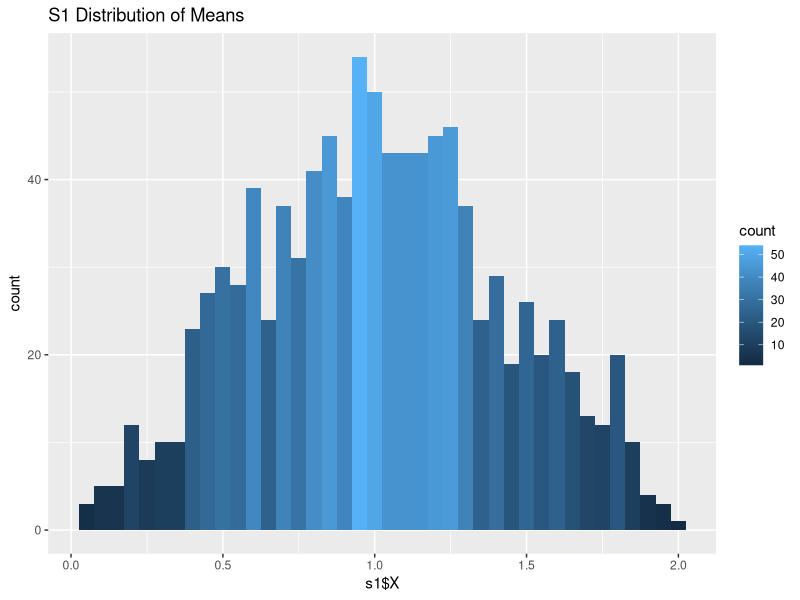
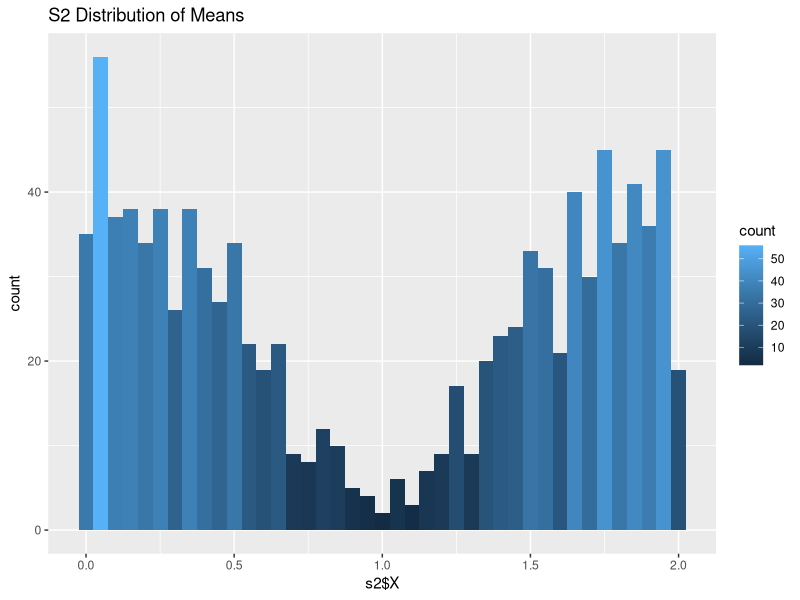
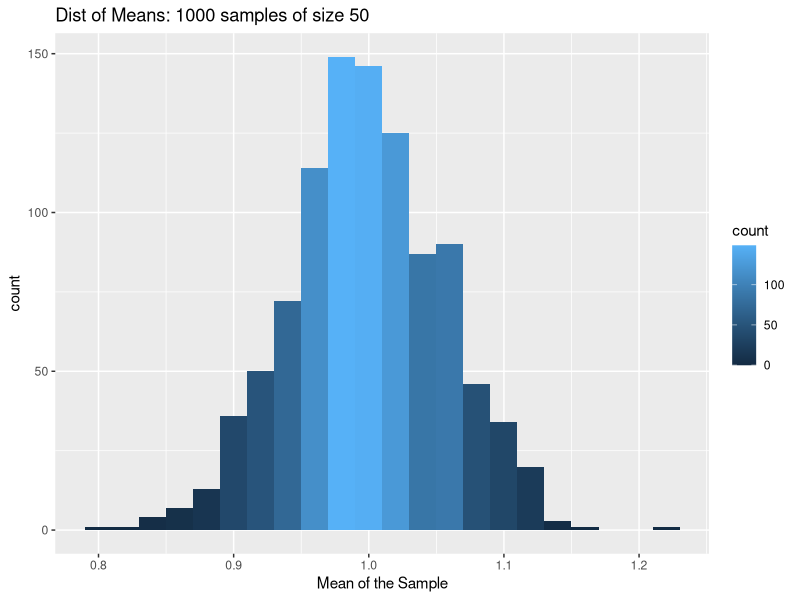
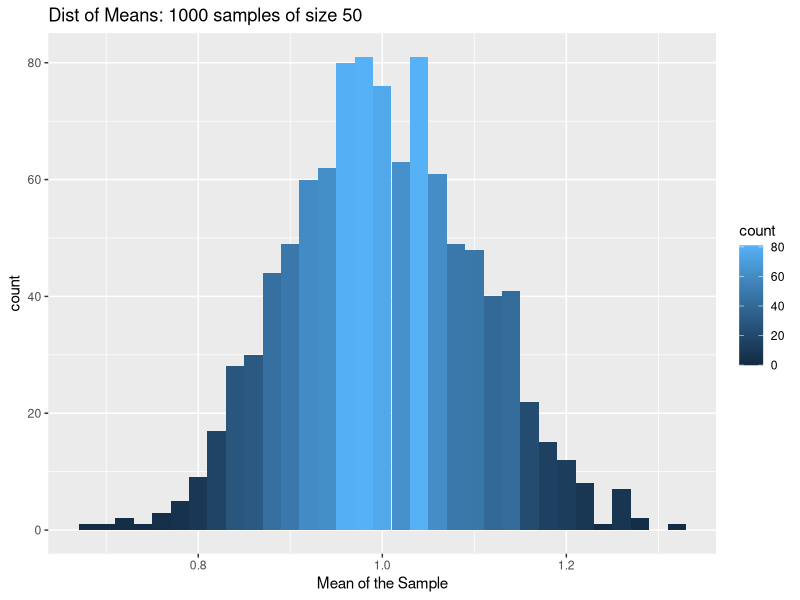
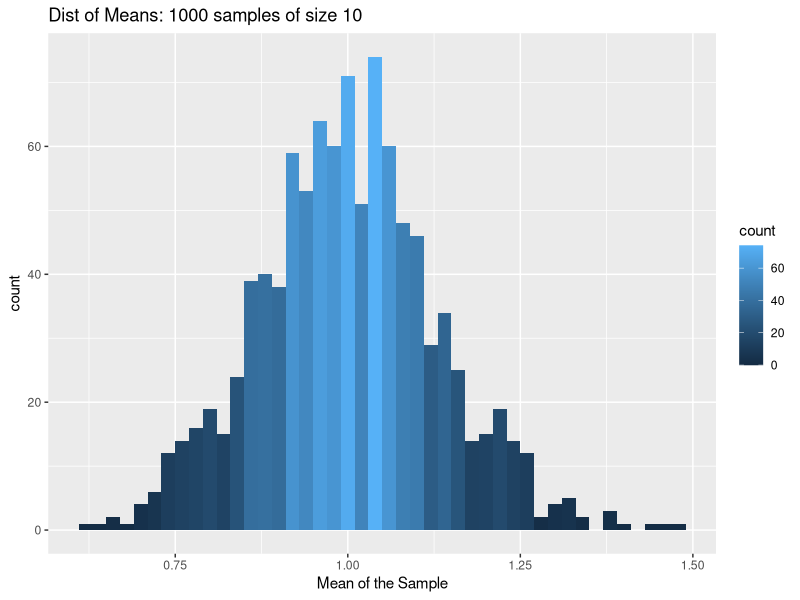
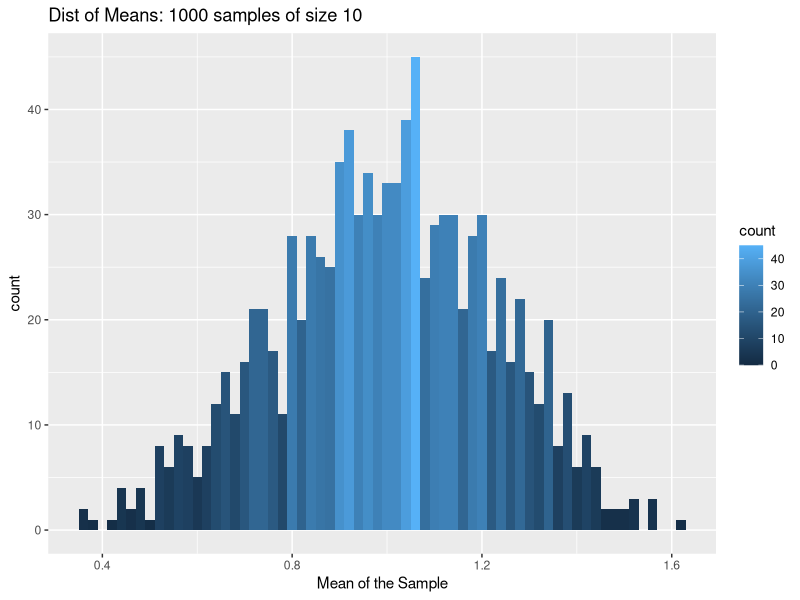
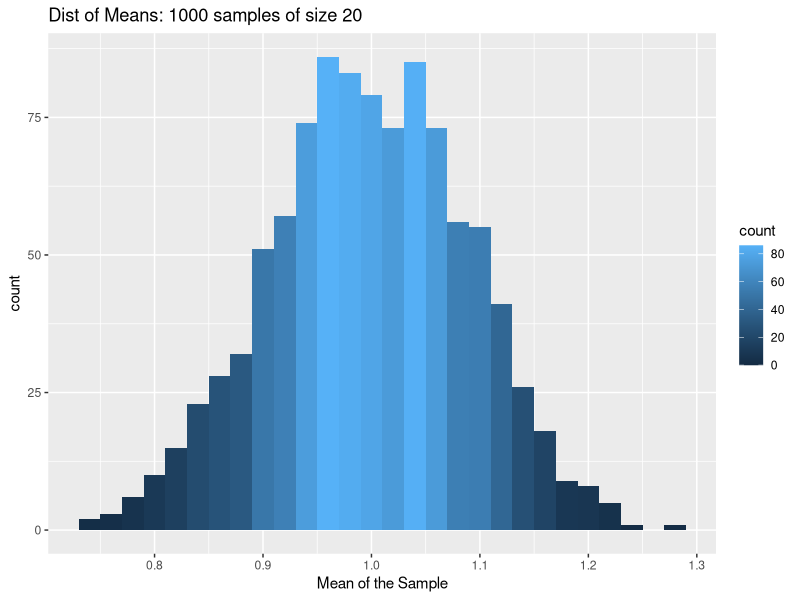
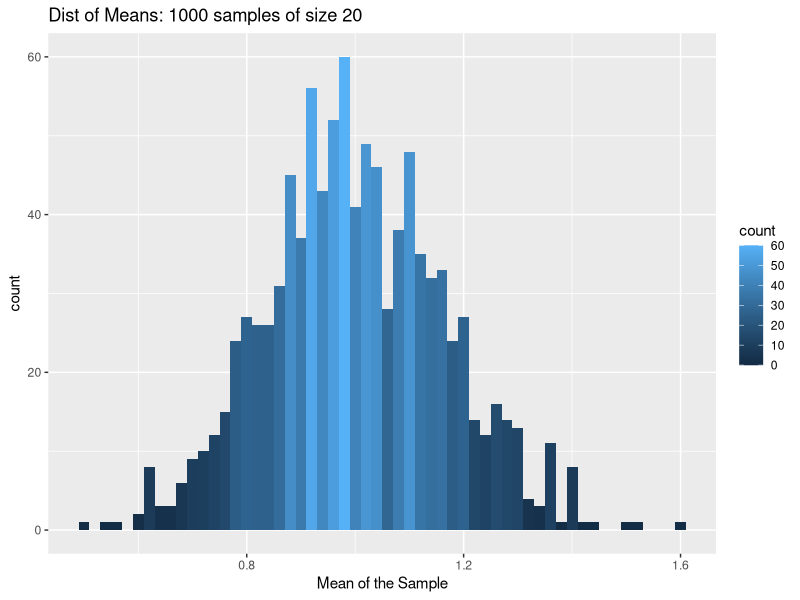

These figures' R source, in order:
## ---- chunk 1
library(ggplot2)
## ---- chunk 2
# will be used with sample()
q1 <- function(x){
    if(0<=x && x<=2){
        if(x<=1){
            return(x)
        } else {
            return(2-x)
        }
    }
}

# need to create a large vector of values between 0 and 2
x <- seq(from=0, to=2, length.out=1000)

# create vector of probs for sampling using sapply()
x_prob <- sapply(x, q1)

# create a sample using sample()
s1 <- data.frame(X = sample(x, 1000, replace=TRUE, prob=x_prob))
head(s1,10)
## ---- chunk 3
# Use same technique as above with sample()
q2 <- function(x) {
  r <- 0 #start
  if (0<=x && x<=2) {
    if (x<=1) {
      r <- (1-x)
    }
    else {
      r <- (x-1)
    }
  }
  return (r)
}

# create a large vector of values between 0 and 2
x <- seq(from=0, to=2, length.out=1000)

# create vector of probs for sampling using sapply()
x_prob2 <- sapply(x, q2)

# create a sample using sample()
s2 <- data.frame(X = sample(x, 1000, replace=TRUE, prob=x_prob2))
head(s2,10)
## ---- chunk 4
# Plot s1 and s2
ggplot(s1, aes(s1$X)) + 
  geom_histogram(binwidth=.05,  aes(fill=..count..)) + 
  ggtitle("S1 Distribution of Means")

ggplot(s2, aes(s2$X)) + 
  geom_histogram(binwidth=.05,  aes(fill=..count..)) + 
  ggtitle("S2 Distribution of Means")
## ---- chunk 5
dist_means <- function(n, pdf) {
  x <- seq(0,2, by=0.01)
  x_prob3 <- sapply(x, pdf)
  means <- c() # empty
  #1000 samples
  for(i in 1:1000) {
    s <-  sample(x,n,replace=TRUE, prob=x_prob3)
    means <- c(means,mean(s))
  }
  # convert to dataframe for plotting
  means_df <- data.frame(means)
  
  # Create the plot using the df
  ggplot(means_df, aes(means)) + 
    geom_histogram(binwidth=.02, aes(fill=..count..)) + 
    xlab("Mean of the Sample") +
    ggtitle(paste("Dist of Means: 1000 samples of size", n)) 
}

# Try the plotting functions with sample size 50
# First PDF
dist_means(50, q1)
# Second PDF
dist_means(50, q2)
## ---- chunk 6
# n = 10
dist_means(10, q1)
dist_means(10, q2)
# n = 20
dist_means(20, q1)
dist_means(20, q2)
# You can see from the plots that that the distribution of the sample means create a general "bell shaped" curve near the mean of the distribution from the prompt.
